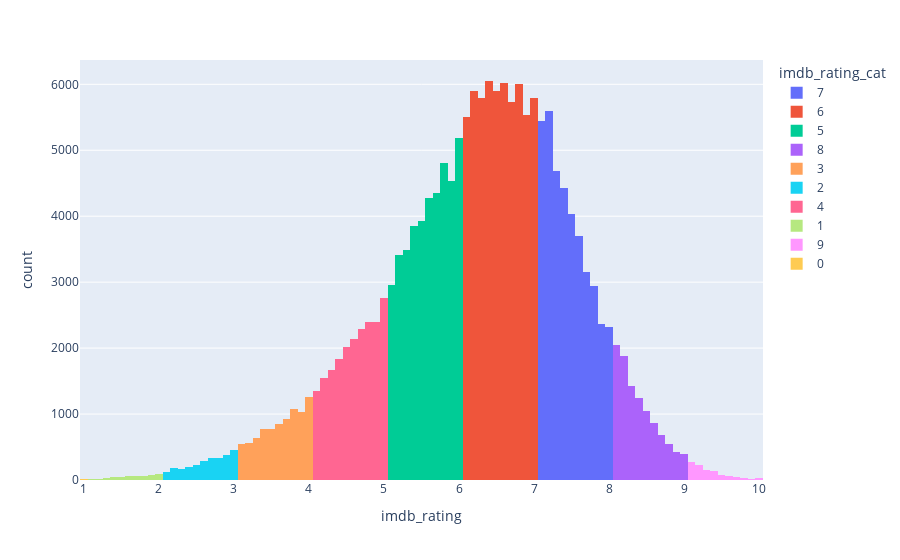

The notebook cell this image was saved under:
### Markdown cell above
Binning the countinous variable into groups to be able to achieve classification tasks.

### Code cell
model_df['imdb_rating_cat'] = pd.cut(model_df['imdb_rating'], bins=[0, 1, 2, 3, 4, 5, 6, 7, 8, 9, 10], right=True, labels=False) 
px.histogram(model_df, 'imdb_rating', color = 'imdb_rating_cat')

### Figure 1 — Plotly figure (JSON) as saved in the notebook; plotly's stock layout.template omitted (floating-point values rounded to 4 significant figures; data arrays with more than 128 entries replaced by an {"elided": "..."} marker saying what was removed)
{"data": [{"alignmentgroup": "True", "bingroup": "x", "hovertemplate": "imdb_rating_cat=7<br>imdb_rating=%{x}<br>count=%{y}<extra></extra>", "legendgroup": "7", "marker": {"color": "#636efa", "pattern": {"shape": ""}}, "name": "7", "offsetgroup": "7", "orientation": "v", "showlegend": true, "type": "histogram", "x": {"elided": "38650 float values"}, "xaxis": "x", "yaxis": "y"}, {"alignmentgroup": "True", "bingroup": "x", "hovertemplate": "imdb_rating_cat=6<br>imdb_rating=%{x}<br>count=%{y}<extra></extra>", "legendgroup": "6", "marker": {"color": "#EF553B", "pattern": {"shape": ""}}, "name": "6", "offsetgroup": "6", "orientation": "v", "showlegend": true, "type": "histogram", "x": {"elided": "58228 float values"}, "xaxis": "x", "yaxis": "y"}, {"alignmentgroup": "True", "bingroup": "x", "hovertemplate": "imdb_rating_cat=5<br>imdb_rating=%{x}<br>count=%{y}<extra></extra>", "legendgroup": "5", "marker": {"color": "#00cc96", "pattern": {"shape": ""}}, "name": "5", "offsetgroup": "5", "orientation": "v", "showlegend": true, "type": "histogram", "x": {"elided": "40797 float values"}, "xaxis": "x", "yaxis": "y"}, {"alignmentgroup": "True", "bingroup": "x", "hovertemplate": "imdb_rating_cat=8<br>imdb_rating=%{x}<br>count=%{y}<extra></extra>", "legendgroup": "8", "marker": {"color": "#ab63fa", "pattern": {"shape": ""}}, "name": "8", "offsetgroup": "8", "orientation": "v", "showlegend": true, "type": "histogram", "x": {"elided": "10556 float values"}, "xaxis": "x", "yaxis": "y"}, {"alignmentgroup": "True", "bingroup": "x", "hovertemplate": "imdb_rating_cat=3<br>imdb_rating=%{x}<br>count=%{y}<extra></extra>", "legendgroup": "3", "marker": {"color": "#FFA15A", "pattern": {"shape": ""}}, "name": "3", "offsetgroup": "3", "orientation": "v", "showlegend": true, "type": "histogram", "x": {"elided": "8421 float values"}, "xaxis": "x", "yaxis": "y"}, {"alignmentgroup": "True", "bingroup": "x", "hovertemplate": "imdb_rating_cat=2<br>imdb_rating=%{x}<br>count=%{y}<extra></extra>", "legendgroup": "2", "marker": {"color": "#19d3f3", "pattern": {"shape": ""}}, "name": "2", "offsetgroup": "2", "orientation": "v", "showlegend": true, "type": "histogram", "x": {"elided": "2677 float values"}, "xaxis": "x", "yaxis": "y"}, {"alignmentgroup": "True", "bingroup": "x", "hovertemplate": "imdb_rating_cat=4<br>imdb_rating=%{x}<br>count=%{y}<extra></extra>", "legendgroup": "4", "marker": {"color": "#FF6692", "pattern": {"shape": ""}}, "name": "4", "offsetgroup": "4", "orientation": "v", "showlegend": true, "type": "histogram", "x": {"elided": "20391 float values"}, "xaxis": "x", "yaxis": "y"}, {"alignmentgroup": "True", "bingroup": "x", "hovertemplate": "imdb_rating_cat=1<br>imdb_rating=%{x}<br>count=%{y}<extra></extra>", "legendgroup": "1", "marker": {"color": "#B6E880", "pattern": {"shape": ""}}, "name": "1", "offsetgroup": "1", "orientation": "v", "showlegend": true, "type": "histogram", "x": {"elided": "516 float values"}, "xaxis": "x", "yaxis": "y"}, {"alignmentgroup": "True", "bingroup": "x", "hovertemplate": "imdb_rating_cat=9<br>imdb_rating=%{x}<br>count=%{y}<extra></extra>", "legendgroup": "9", "marker": {"color": "#FF97FF", "pattern": {"shape": ""}}, "name": "9", "offsetgroup": "9", "orientation": "v", "showlegend": true, "type": "histogram", "x": {"elided": "1046 float values"}, "xaxis": "x", "yaxis": "y"}, {"alignmentgroup": "True", "bingroup": "x", "hovertemplate": "imdb_rating_cat=0<br>imdb_rating=%{x}<br>count=%{y}<extra></extra>", "legendgroup": "0", "marker": {"color": "#FECB52", "pattern": {"shape": ""}}, "name": "0", "offsetgroup": "0", "orientation": "v", "showlegend": true, "type": "histogram", "x": [1, 1, 1, 1, 1, 1, 1, 1, 1, 1, 1, 1, 1, 1, 1, 1, 1, 1, 1, 1], "xaxis": "x", "yaxis": "y"}], "layout": {"barmode": "relative", "legend": {"title": {"text": "imdb_rating_cat"}, "tracegroupgap": 0}, "margin": {"t": 60}, "xaxis": {"anchor": "y", "domain": [0, 1], "title": {"text": "imdb_rating"}}, "yaxis": {"anchor": "x", "domain": [0, 1], "title": {"text": "count"}}}}
